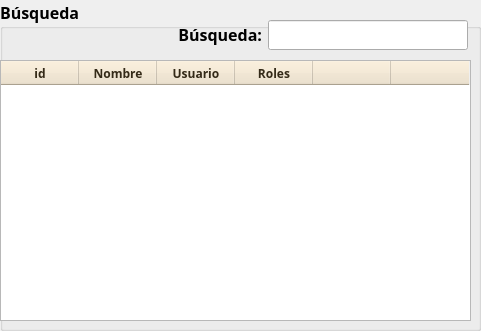
        <widget class="QgsCollapsibleGroupBox" name="mGroupBox_22">
         <property name="geometry">
          <rect>
           <x>0</x>
           <y>0</y>
           <width>481</width>
           <height>331</height>
          </rect>
         </property>
         <property name="minimumSize">
          <size>
           <width>481</width>
           <height>331</height>
          </size>
         </property>
         <property name="maximumSize">
          <size>
           <width>481</width>
           <height>331</height>
          </size>
         </property>
         <property name="font">
          <font>
           <family>Century Gothic</family>
           <pointsize>12</pointsize>
           <weight>75</weight>
           <bold>true</bold>
          </font>
         </property>
         <property name="title">
          <string>Búsqueda</string>
         </property>
         <property name="alignment">
          <set>Qt::AlignLeading|Qt::AlignLeft|Qt::AlignTop</set>
         </property>
         <property name="flat">
          <bool>false</bool>
         </property>
         <property name="checkable">
          <bool>false</bool>
         </property>
         <widget class="QTableWidget" name="twUsuarios">
          <property name="geometry">
           <rect>
            <x>0</x>
            <y>60</y>
            <width>471</width>
            <height>261</height>
           </rect>
          </property>
          <property name="styleSheet">
           <string notr="true">QHeaderView::section
{
background-color: rgb(238,225,200);
color : rgb(52, 42, 24 );
text-align: right;
font-size:12px;
height:24px
}</string>
          </property>
          <property name="autoScrollMargin">
           <number>16</number>
          </property>
          <property name="editTriggers">
           <set>QAbstractItemView::NoEditTriggers</set>
          </property>
          <property name="showDropIndicator" stdset="0">
           <bool>false</bool>
          </property>
          <property name="dragDropOverwriteMode">
           <bool>false</bool>
          </property>
          <property name="alternatingRowColors">
           <bool>true</bool>
          </property>
          <attribute name="horizontalHeaderDefaultSectionSize">
           <number>78</number>
          </attribute>
          <attribute name="verticalHeaderShowSortIndicator" stdset="0">
           <bool>true</bool>
          </attribute>
          <column>
           <property name="text">
            <string>id</string>
           </property>
          </column>
          <column>
           <property name="text">
            <string>Nombre</string>
           </property>
          </column>
          <column>
           <property name="text">
            <string>Usuario</string>
           </property>
          </column>
          <column>
           <property name="text">
            <string>Roles</string>
           </property>
          </column>
          <column>
           <property name="text">
            <string/>
           </property>
          </column>
          <column>
           <property name="text">
            <string/>
           </property>
          </column>
         </widget>
         <widget class="QLabel" name="label_45">
          <property name="geometry">
           <rect>
            <x>110</x>
            <y>20</y>
            <width>152</width>
            <height>30</height>
           </rect>
          </property>
          <property name="font">
           <font>
            <family>Century Gothic</family>
            <pointsize>12</pointsize>
            <weight>75</weight>
            <bold>true</bold>
           </font>
          </property>
          <property name="text">
           <string>&lt;html&gt;&lt;head/&gt;&lt;body&gt;&lt;p align=&quot;right&quot;&gt;Búsqueda:&lt;/p&gt;&lt;/body&gt;&lt;/html&gt;</string>
          </property>
         </widget>
         <widget class="QLineEdit" name="leBusqueda">
          <property name="geometry">
           <rect>
            <x>268</x>
            <y>20</y>
            <width>200</width>
            <height>30</height>
           </rect>
          </property>
          <property name="minimumSize">
           <size>
            <width>200</width>
            <height>30</height>
           </size>
          </property>
          <property name="maximumSize">
           <size>
            <width>200</width>
            <height>30</height>
           </size>
          </property>
          <property name="font">
           <font>
            <family>Century Gothic</family>
            <pointsize>12</pointsize>
            <weight>75</weight>
            <bold>true</bold>
           </font>
          </property>
         </widget>
        </widget>
